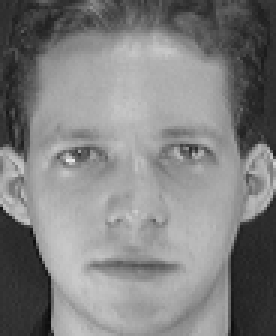
#> input picture att_faces/s1/1.pgm, 92 x 112 px, found by its file name (shown 3 times larger); its folder holds only this picture in this run
$ python main.py
#> lines starting #> are read from the running program, lines starting #| are printed output that depends on the picture
import time
from tkinter import *
import numpy as np
from numpy import linalg as la
import cv2
from collections import Counter
from sklearn.model_selection import KFold

caleDS = r'C:\Users\Popescu Sebastian\Desktop\PatternRecogn\att_faces'

nrPers = 40
nrPozePers = 7

nrPozePersTotal = 10

rezolutie = 112 * 92


def load_data(caleDS):
    """
    Funcție pentru a încărca toate imaginile într-un dicționar.
    """
    data = []
    etichete = []

    # Iterăm prin fiecare persoană și fiecare poză
    for nr in range(1, nrPers + 1):
        for im in range(1, nrPozePersTotal + 1):
            img = cv2.imread(f'{caleDS}/s{nr}/{im}.pgm', 0)
            if img is not None:
                img = np.array(img).reshape(-1)  # Convertim imaginea într-un vector
                data.append(img)
                etichete.append(nr)  # Fiecare imagine primește ca etichetă numărul persoanei

    return np.array(data), np.array(etichete)

# [28 lines of commented-out code are left out]

def training_matrix(caleDS):
    A = np.zeros((rezolutie, nrPers * nrPozePersTotal))

    for nr in range(1, nrPers + 1):
        for im in range(1, nrPozePersTotal + 1):
            img = cv2.imread(f'{caleDS}/s{nr}/{im}.pgm', 0)
#> img is the input picture: shape (112, 92); min 11, max 234, mean 128.3
            img = np.array(img)

            imgVect = np.reshape(img, (-1,))
#> imgVect = 10304 values, max 234 at index 4898, min 11 at index 9676, mean 128.3
            A[:, (nr - 1) * nrPozePersTotal + im - 1] = imgVect
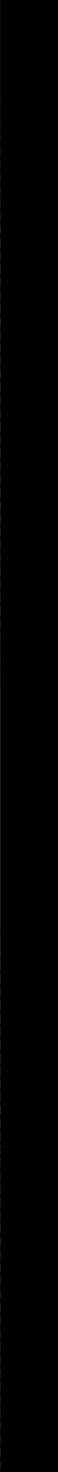
#> A: shape (10304, 400) float64 (shown at 1/7 size); min 0, max 234, mean 0.3

    print('Dimensiunea matricii de antrenare:', A.shape)
#| Dimensiunea matricii de antrenare: (10304, 400)
    return A


def NN(matrice, img, norma):

    img = img.flatten()
    # Vector pentru a stoca distanțele dintre imaginea de test și fiecare imagine din matrice
    z = np.zeros((matrice.shape[1]))

    # Calculăm norma (distanța) între imaginea de test și fiecare imagine din matrice
    for i in range(len(z)):
        z[i] = np.linalg.norm(img - matrice[:, i], norma)

    poz = np.argmin(z)
    return poz


# def kNN(matrice, img, norma, k):
#     # Vector pentru a stoca distanțele dintre imaginea de test și fiecare imagine din matrice
#     z = np.zeros((nrPozePersTotal * nrPers))
#
#     # Calculăm norma (distanța) pentru fiecare imagine din matrice
#     for i in range(len(z)):
#         z[i] = np.linalg.norm(img - matrice[:, i], norma)
#
#     nearest_indices = np.argsort(z)[:k]
#
#     nearest_classes = [(idx // nrPozePersTotal) + 1 for idx in nearest_indices]
#
#     most_common = Counter(nearest_classes).most_common(1)[0][0]
#     return most_common


matrice = training_matrix(caleDS)
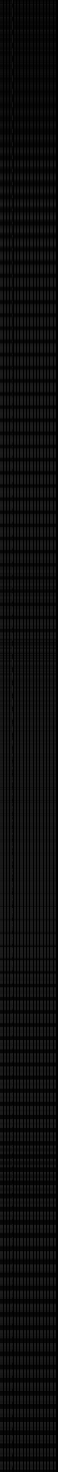
#> matrice: shape (10304, 400) float64 (shown at 1/7 size); 90% of the values are NaN or infinite; the others: min 1, max 234, mean 127.5; drawn with min black, max white, NaN and infinite black

# [19 lines of commented-out code are left out]
k = 5  # Numărul de vecini
# predicted_class = kNN(matrice, test_img, norma, k)
# print(f'Clasa prezisă folosind kNN pentru imaginea de test este: Persoana {predicted_class}')

# Încărcăm datele și etichetele
data, etichete = load_data(caleDS)
#> in load_data, `img = np.array(img).reshape(-1)`: img has the same summary as imgVect in training_matrix

# Setăm norma L2 (distanța Euclidiană) și numărul de vecini pentru kNN
norma = 2
k = 5  # Numărul de vecini pentru kNN

# Implementare cross-validation cu k-fold (de exemplu, k=5)
kf = KFold(n_splits=5, shuffle=True, random_state=42)


# Variabile pentru a stoca acuratețea pentru NN și kNN
accuracies_NN = []
accuracies_kNN = []
#
# Începem procesul de cross-validation
for train_index, test_index in kf.split(data):
    # Împărțim datele în set de antrenare și testare
    X_train, X_test = data[train_index], data[test_index]
    y_train, y_test = etichete[train_index], etichete[test_index]

    X_train = X_train.T
    X_test = X_test.T

    # Evaluăm metoda NN pe fiecare imagine de test
    correct_NN = 0
    correct_kNN = 0
    for i in range(X_test.shape[1]):  # Iterăm prin fiecare coloană
        test_image = X_test[:, i]
        # Recunoaștere cu NN
        predicted_index_NN = NN(X_train, test_image, norma)
        predicted_class_NN = y_train[predicted_index_NN]
        if predicted_class_NN == y_test[i]:
            correct_NN += 1

        # Recunoaștere cu kNN
        # predicted_class_kNN = kNN(X_train, test_image, y_train, norma, k)
        # if predicted_class_kNN == y_test[i]:
        #     correct_kNN += 1

    # Calculăm acuratețea pentru fiecare fold
    accuracy_NN = correct_NN / len(X_test)
    accuracy_kNN = correct_kNN / len(X_test)

    accuracies_NN.append(accuracy_NN)
    accuracies_kNN.append(accuracy_kNN)

# Afișăm rezultatele cross-validation
print(f'Acuratețea medie pentru NN: {np.mean(accuracies_NN) * 100:.4f}%')
print(f'Acuratețea medie pentru kNN (k={k}): {np.mean(accuracies_kNN) * 100:.2f}%')

# #

# Apelăm funcția cu algoritmul NN
# rata, timp_mediu = statistici(NN, matrice, test_img, etichete_test, norma=2)
# print(rata, timp_mediu)

# Sau cu kNN
# rata, timp_mediu = compute_recognition_statistics(kNN, matrice_antrenare, imagini_test, etichete_test, norma=2, k=5)


# Așteptăm ca utilizatorul să închidă ferestrele
cv2.waitKey()
cv2.destroyAllWindows()
